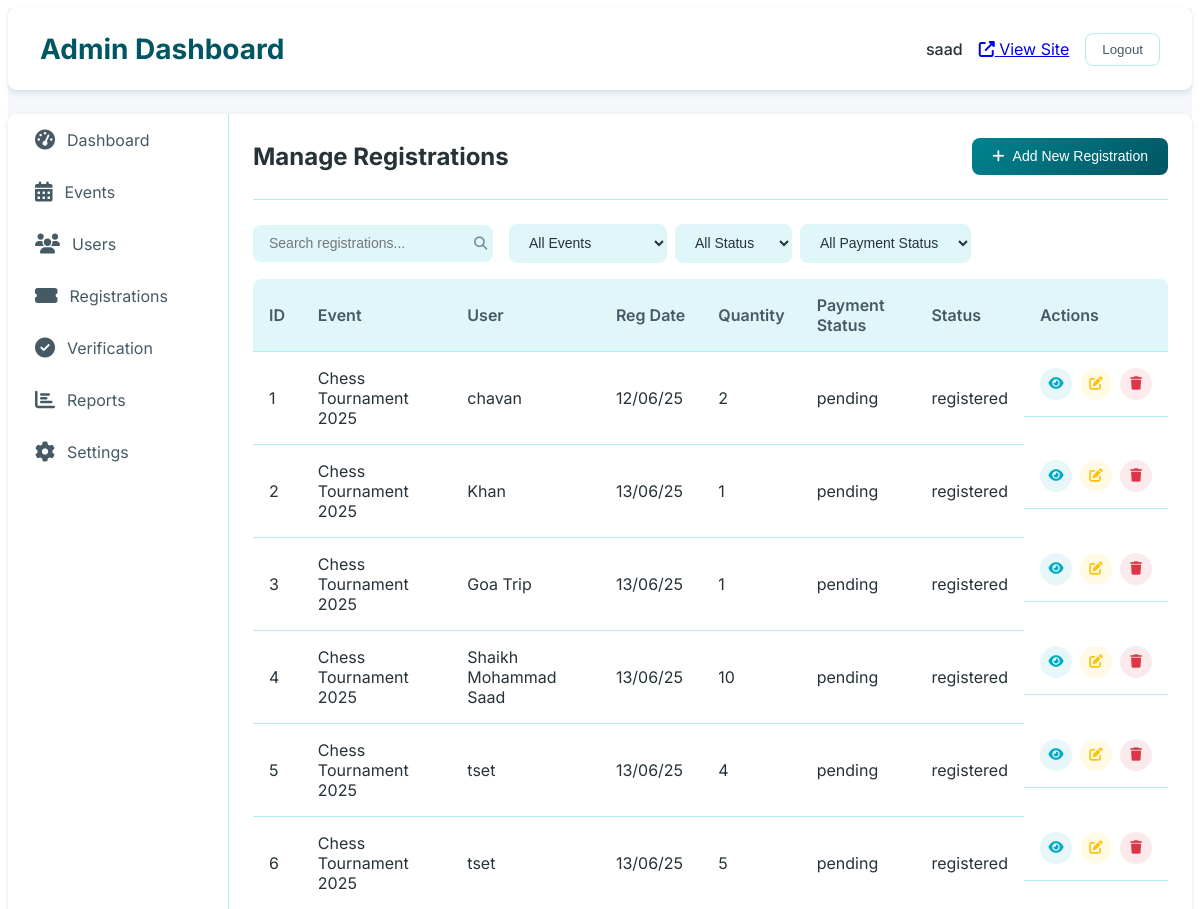
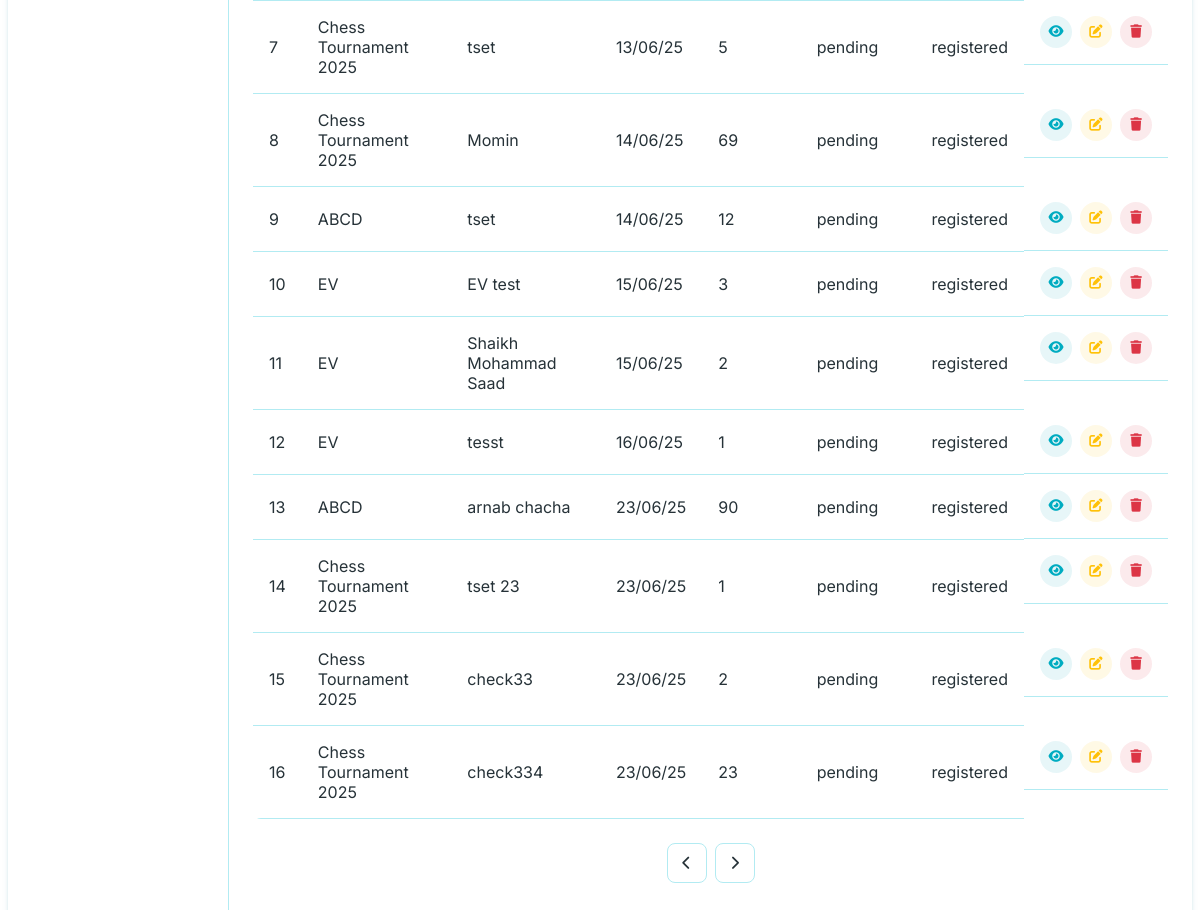
The app's page /superadmin/dashboard/registrations/ (signed in), older data (2 pictures, top to bottom).
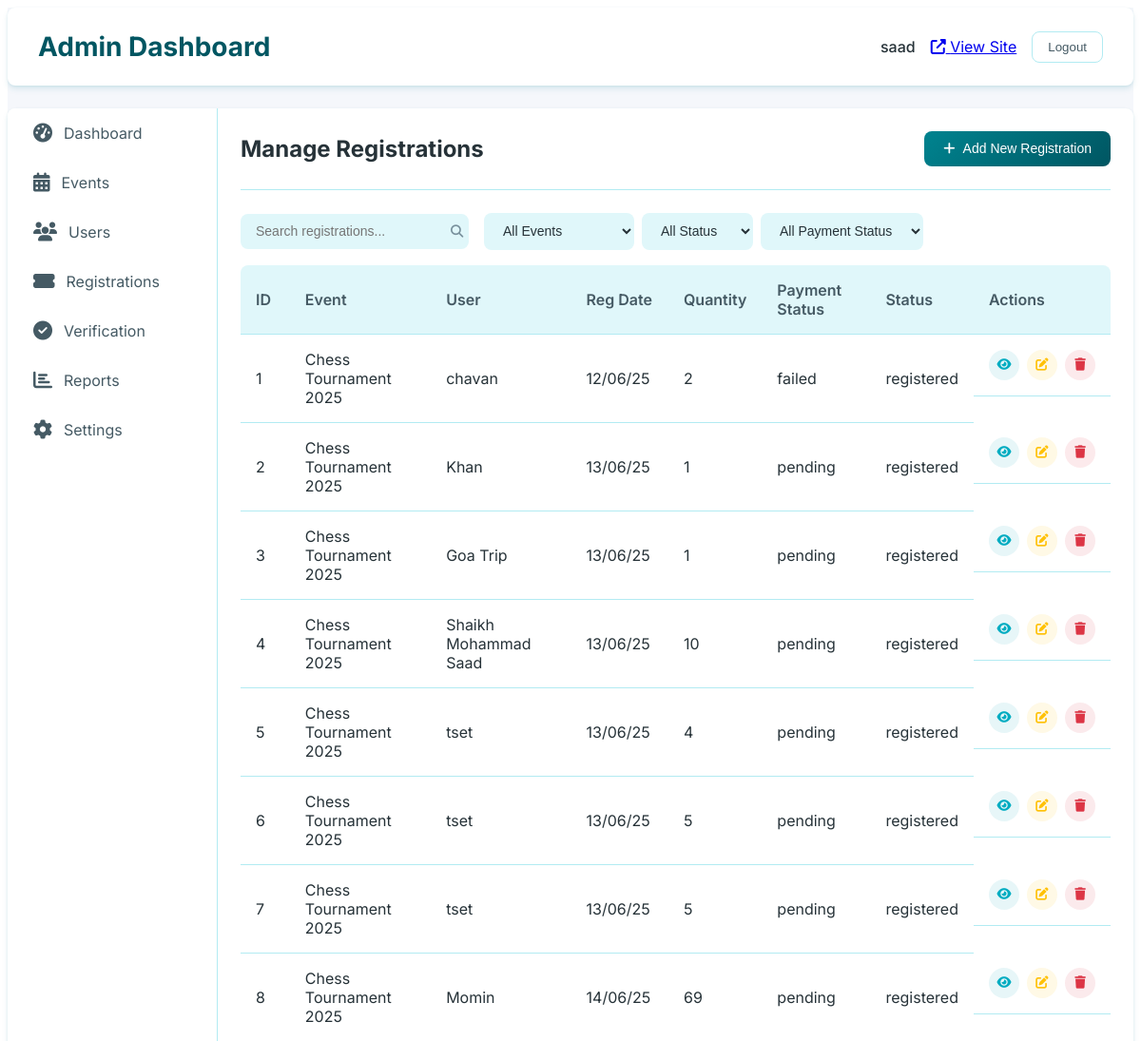
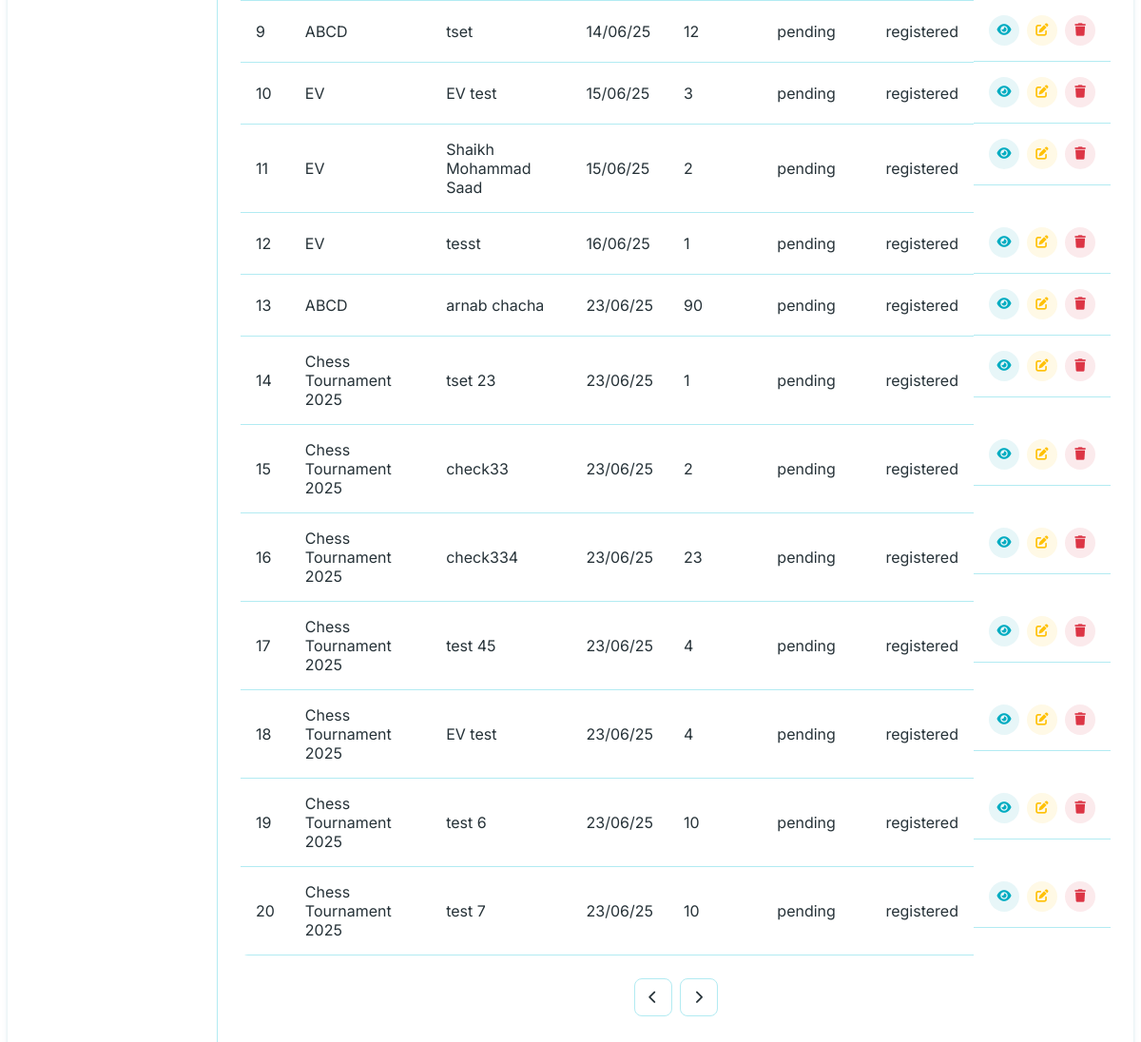
The same page, newer data (2 pictures, top to bottom).
### app/models.py (models this page shows, shortened)
class Participant(models.Model):
    STATUS_CHOICES = [
        ('registered', 'Registered'),
        ('confirmed', 'Confirmed'),
        ('checked_in', 'Checked In'),
        ('eliminated', 'Eliminated'),
        ('winner', 'Winner'),
        ('disqualified', 'Disqualified'),
        ('rejected', 'Rejected')
    ]
    tournament = models.ForeignKey(Tournament, on_delete=models.CASCADE, related_name='tournament')
    registration_id = models.UUIDField(default=uuid.uuid4, editable=False, unique=True)
    full_name = models.CharField(max_length=200)
    email = models.EmailField(blank=True, null=True, unique=False, help_text="Email address for updates and notifications")
    phone = models.CharField(max_length=20)
    wp = models.CharField(max_length=10, blank=True, help_text="WhatsApp number for updates")
    age = models.IntegerField()
    gender = models.CharField(max_length=10, choices=[('male', 'Male'), ('female', 'Female'), ('other', 'Other')])
    registration_date = models.DateTimeField(auto_now_add=True)
    status = models.CharField(max_length=20, choices=STATUS_CHOICES, default='registered')
    check_in_time = models.DateTimeField(null=True, blank=True)
    special_requirements = models.TextField(blank=True)
    notes = models.TextField(blank=True)
    transaction = models.OneToOneField(Transaction, on_delete=models.CASCADE, related_name='transaction')
    optinWhatsapp = models.BooleanField(default=True)
    class Meta:
        unique_together = ['tournament', 'email']

class Tournament(models.Model):
    STATUS_CHOICES = [
        ('draft', 'Draft'),
        ('published', 'Published'),
        ('ongoing', 'Ongoing'),
        ('completed', 'Completed'),
        ('cancelled', 'Cancelled'),
    ]
    title = models.CharField(max_length=200)
    slug = models.SlugField(unique=True, blank=True)
    description = models.TextField()
    category = models.ForeignKey(Category, on_delete=models.CASCADE, related_name='tournaments')
    organizer = models.ForeignKey(User, on_delete=models.CASCADE, related_name='organized_tournaments', default=None, null=True)
    start_date = models.DateField()
    end_date = models.DateField()
    tournament_time = models.TimeField(default=timezone.datetime.strptime('10:00', '%H:%M').time())
    registration_deadline = models.DateTimeField()
    venue = models.CharField(max_length=200)
    address = models.TextField(blank=True, null=True)
    city = models.CharField(max_length=100)
    state = models.CharField(max_length=100)
    country = models.CharField(max_length=100)
    postal_code = models.CharField(max_length=20, null=True, blank=True)
    max_participants = models.PositiveIntegerField()
    min_participants = models.PositiveIntegerField(default=2)
    entry_fee = models.DecimalField(max_digits=10, decimal_places=2)
    prize_pool = models.DecimalField(max_digits=10, decimal_places=2)
    tournament_format = models.CharField(max_length=100)  # e.g., "Single Elimination", "Double Elimination", "Round Robin"
    rules = models.TextField()
    banner_image = models.ImageField(upload_to='tournament_banners/')
    additional_images = models.ManyToManyField(TournamentImage, blank=True, related_name='additional_tournaments')
    status = models.CharField(max_length=20, choices=STATUS_CHOICES, default='draft')
    is_featured = models.BooleanField(default=False)
    created_at = models.DateTimeField(auto_now_add=True)
    updated_at = models.DateTimeField(auto_now=True)
    contact_email = models.EmailField()
    contact_phone = models.CharField(max_length=20)
    whatsapp_number = models.CharField(max_length=20, blank=True)
    facebook_event = models.URLField(blank=True)
    instagram_post = models.URLField(blank=True)
    upi_id = models.ForeignKey(
        UPIS,
        max_length=100,
        blank=True,
        help_text="UPI ID for payment collection",
        on_delete=models.SET_NULL,
        null=True,
        related_name='tournaments'
    )
    class Meta:
        ordering = ['-start_date']

class Transaction(models.Model):
    PAYMENT_STATUS = [
        ('pending', 'Pending'),
        ('completed', 'Completed'),
        ('failed', 'Failed'),
        ('refunded', 'Refunded'),
    ]
    amount = models.DecimalField(max_digits=10, decimal_places=2)
    payment_status = models.CharField(
        max_length=20,
        choices=PAYMENT_STATUS,
        default='pending'
    )
    payment_date = models.DateTimeField(null=True, blank=True)
    payment_reference = models.CharField(
        max_length=100,
        blank=True,
        help_text="Transaction ID or UPI reference number"
    )
    payment_screenshot = models.ImageField(
        upload_to='payment_proofs/',
        blank=True,
        help_text="Screenshot of payment confirmation"
    )
    ticket_count = models.PositiveIntegerField(default=1)
    ticket_numbers = models.CharField(
        max_length=200,
        blank=True,
        help_text="Comma-separated ticket numbers"
    )
    created_at = models.DateTimeField(auto_now_add=True)
    updated_at = models.DateTimeField(auto_now=True)
    notes = models.TextField(blank=True)
    class Meta:
        ordering = ['-created_at']
        indexes = [
            models.Index(fields=['payment_status']),
        ]

### app/View/admin/admin_registration.py (the view)
# urls.py: path('superadmin/dashboard/registrations/', admin_registration, name='admin_registrations'),
@login_required
def admin_registration(request):
    events = Tournament.objects.all()
    context = {
        'active_tab': 'registration',
        'events': events,
        'registrations': Participant.objects.all().select_related('tournament'),
    }
    return render(request, 'admin/registrations.html', context)

### templates/admin/registrations.html (shortened to what the changed rows need)
{% extends 'admin/base_admin.html' %}
{% load static %}
{% block content %}
<div class="admin-tab active">
    <div class="tab-header">
        <h2>Manage Registrations</h2>
    </div>
    <div class="data-table-container">
        <table class="admin-table">
            <thead>
                <tr>
                    <th>ID</th>
                    <th>Event</th>
                    <th>User</th>
                    <th>Reg Date</th>
                    <th>Quantity</th>
                    <th>Payment Status</th>
                    <th>Status</th>
                    <th>Actions</th>
                </tr>
            </thead>
            <tbody>
                {% for registration in registrations %}
                <tr class="registration-row"
                    data-id="{{ registration.id }}"
                    data-event="{{ registration.tournament.title }}"
                    data-full_name="{{ registration.full_name }}"
                    data-email="{{ registration.email }}"
                    data-phone="{{ registration.phone }}"
                    data-wp="{{ registration.wp }}"
                    data-age="{{ registration.age }}"
                    data-gender="{{ registration.gender }}"
                    data-date="{{ registration.registration_date|date:'Y-m-d' }}"
                    data-status="{{ registration.status }}"
                    data-ticket_count="{{ registration.transaction.ticket_count }}"
                    data-payment_status="{{ registration.transaction.payment_status }}"
                    data-payment_reference="{{ registration.transaction.payment_reference }}"
                    data-notes="{{ registration.notes|default:'' }}"
                    data-special_requirements="{{ registration.special_requirements|default:'' }}"
                    {% if registration.transaction.payment_screenshot %}
                        data-payment_screenshot="{{ registration.transaction.payment_screenshot.url }}"
                    {% else %}
                        data-payment_screenshot=""
                    {% endif %}
                >
                    <td>{{ registration.id }}</td>
                    <td>{{ registration.tournament.title }}</td>
                    <td>{{ registration.full_name }}</td>
                    <td>{{ registration.registration_date|date:'d/m/y' }}</td>
                    <td>{{registration.transaction.ticket_count}}</td>
                    <td>{{ registration.transaction.payment_status }}</td>
                    <td>{{ registration.status }}</td>
                    <td class="action-buttons">
                        <button class="view-btn" title="View" data-id="{{ registration.id }}" data-modal-target="view-registration-modal"><i class="fas fa-eye"></i></button>
                        <button class="edit-btn" title="Edit" data-id="{{ registration.id }}" data-modal-target="edit-registration-modal"><i class="fas fa-edit"></i></button>
                        <button class="delete-btn" title="Delete" data-id="{{ registration.id }}" data-type="registration"><i class="fas fa-trash"></i></button>
                    </td>
                </tr>
                {% empty %}
                <tr>
                    <td colspan="9" class="text-center">No registrations found</td>
                </tr>
                {% endfor %}
            </tbody>
        </table>
    </div>
</div>
{% endblock %}

Row changes from the older to the newer data that the page shows:
changed Participant "chavan": transaction.payment_status "pending" → "failed"
added Participant: id "17", tournament "Chess Tournament 2025", full_name "test 45", registration_date "23/06/25", transaction.ticket_count "4", transaction.payment_status "pending", status "registered"
added Participant: id "18", tournament "Chess Tournament 2025", full_name "EV test", registration_date "23/06/25", transaction.ticket_count "4", transaction.payment_status "pending", status "registered"
added Participant: id "19", tournament "Chess Tournament 2025", full_name "test 6", registration_date "23/06/25", transaction.ticket_count "10", transaction.payment_status "pending", status "registered"
added Participant: id "20", tournament "Chess Tournament 2025", full_name "test 7", registration_date "23/06/25", transaction.ticket_count "10", transaction.payment_status "pending", status "registered"
